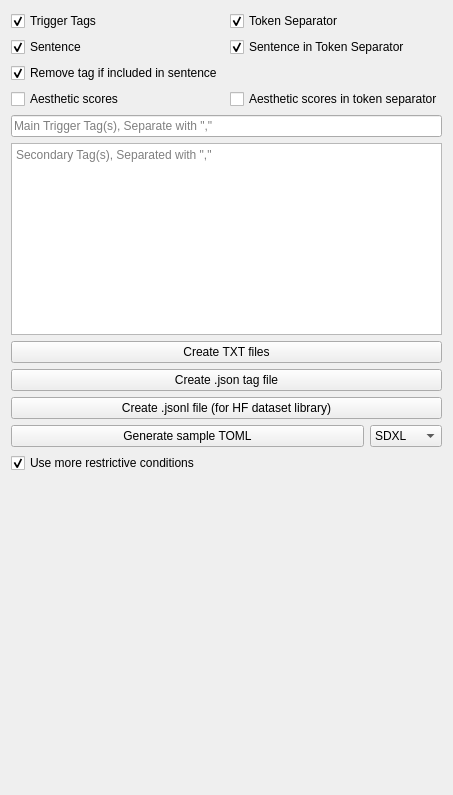
<?xml version="1.0" encoding="UTF-8"?>
<ui version="4.0">
 <class>Form</class>
 <widget class="QWidget" name="Form">
  <property name="geometry">
   <rect>
    <x>0</x>
    <y>0</y>
    <width>453</width>
    <height>795</height>
   </rect>
  </property>
  <property name="windowTitle">
   <string>Form</string>
  </property>
  <layout class="QVBoxLayout" name="verticalLayout">
   <item>
    <layout class="QGridLayout" name="gridLayout">
     <item row="0" column="1">
      <widget class="QCheckBox" name="checkBox_use_separator">
       <property name="sizePolicy">
        <sizepolicy hsizetype="Ignored" vsizetype="Fixed">
         <horstretch>0</horstretch>
         <verstretch>0</verstretch>
        </sizepolicy>
       </property>
       <property name="minimumSize">
        <size>
         <width>50</width>
         <height>0</height>
        </size>
       </property>
       <property name="toolTip">
        <string>&lt;html&gt;&lt;head/&gt;&lt;body&gt;&lt;p&gt;Use the token separator set in the setting. &lt;br/&gt;&lt;br/&gt;Useful for separating the trigger words (Kohya based trainers have a &amp;quot;use token separator&amp;quot; option). This allows you to have a variable length trigger word.&lt;br/&gt;&lt;br/&gt;if this is enabled, tags in the main and secondary are placed in front of the tags and the token separator is placed to separate it from the rest of the tag.&lt;br/&gt;&lt;/p&gt;&lt;p&gt;The tag order in main trigger tag(s) are unshuffled&lt;br/&gt;The tag order in secondary trigger tag(s) is shuffled&lt;br/&gt;The other tags are shuffled.&lt;br/&gt;&lt;br/&gt;Here's an example with &amp;quot;|||&amp;quot; as token separator, 1 main trigger word, and 3 secondary trigger word:  main_trigger tag, secondary_tag_3, secondary_tag_1, secondary_tag_2, |||, rest of the tags, ...&lt;/p&gt;&lt;/body&gt;&lt;/html&gt;</string>
       </property>
       <property name="text">
        <string>Token Separator</string>
       </property>
       <property name="checked">
        <bool>true</bool>
       </property>
      </widget>
     </item>
     <item row="0" column="0">
      <widget class="QCheckBox" name="checkBox_trigger_tags">
       <property name="sizePolicy">
        <sizepolicy hsizetype="Ignored" vsizetype="Fixed">
         <horstretch>0</horstretch>
         <verstretch>0</verstretch>
        </sizepolicy>
       </property>
       <property name="toolTip">
        <string>put trigger tags at the front</string>
       </property>
       <property name="text">
        <string>Trigger Tags</string>
       </property>
       <property name="checked">
        <bool>true</bool>
       </property>
      </widget>
     </item>
     <item row="1" column="1">
      <widget class="QCheckBox" name="checkBox_sentence_separator">
       <property name="sizePolicy">
        <sizepolicy hsizetype="Ignored" vsizetype="Fixed">
         <horstretch>0</horstretch>
         <verstretch>0</verstretch>
        </sizepolicy>
       </property>
       <property name="toolTip">
        <string>&lt;html&gt;&lt;head/&gt;&lt;body&gt;&lt;p&gt;Place sentence (caption) infront of the token separator.&lt;/p&gt;&lt;p&gt;Useful if you want natural language in the front of the tags&lt;/p&gt;&lt;/body&gt;&lt;/html&gt;</string>
       </property>
       <property name="text">
        <string>Sentence in Token Separator</string>
       </property>
       <property name="checked">
        <bool>true</bool>
       </property>
      </widget>
     </item>
     <item row="3" column="1">
      <widget class="QCheckBox" name="checkBox_aesthetic_score_in_token_separator">
       <property name="sizePolicy">
        <sizepolicy hsizetype="Ignored" vsizetype="Fixed">
         <horstretch>0</horstretch>
         <verstretch>0</verstretch>
        </sizepolicy>
       </property>
       <property name="toolTip">
        <string>Include the quality tags from the aesthetic scores and place them into the main trigger tag section.</string>
       </property>
       <property name="text">
        <string>Aesthetic scores in token separator</string>
       </property>
      </widget>
     </item>
     <item row="1" column="0">
      <widget class="QCheckBox" name="checkBox_use_sentence">
       <property name="sizePolicy">
        <sizepolicy hsizetype="Ignored" vsizetype="Fixed">
         <horstretch>0</horstretch>
         <verstretch>0</verstretch>
        </sizepolicy>
       </property>
       <property name="toolTip">
        <string>include any sentences/caption in the export.  If no captions were set, they're not added to the exported file(s)</string>
       </property>
       <property name="text">
        <string>Sentence</string>
       </property>
       <property name="checked">
        <bool>true</bool>
       </property>
      </widget>
     </item>
     <item row="2" column="0" colspan="2">
      <widget class="QCheckBox" name="checkBox_remove_tags_in_sentence">
       <property name="toolTip">
        <string>&lt;html&gt;&lt;head/&gt;&lt;body&gt;&lt;p&gt;Enable this to remove tags that are included in the sentence. This is to reduce potential duplicates in both the caption and tags.&lt;br/&gt;Example: &lt;br/&gt;caption: &amp;quot;1girl sitting on a chair thinking and contemplating life&amp;quot;&lt;br/&gt;tag: &amp;quot;1girl, solo, chair, sitting, red hair, green eyes, blue shirt&amp;quot;&lt;br/&gt;--&amp;gt; &lt;/p&gt;&lt;p&gt;caption and a shorter tag list is exported: caption + &amp;quot;solo, red hair, green eyes, blue shirt&amp;quot;&lt;/p&gt;&lt;/body&gt;&lt;/html&gt;</string>
       </property>
       <property name="text">
        <string>Remove tag if included in sentence</string>
       </property>
       <property name="checked">
        <bool>true</bool>
       </property>
      </widget>
     </item>
     <item row="3" column="0">
      <widget class="QCheckBox" name="checkBox_export_aesthetic_score">
       <property name="sizePolicy">
        <sizepolicy hsizetype="Ignored" vsizetype="Fixed">
         <horstretch>0</horstretch>
         <verstretch>0</verstretch>
        </sizepolicy>
       </property>
       <property name="toolTip">
        <string>&lt;html&gt;&lt;head/&gt;&lt;body&gt;&lt;p&gt;Lookup what aesthetic score values map to any quality tags, then export the aesthetic/quality tag with the other tags.&lt;/p&gt;&lt;/body&gt;&lt;/html&gt;</string>
       </property>
       <property name="text">
        <string>Aesthetic scores</string>
       </property>
       <property name="checked">
        <bool>false</bool>
       </property>
      </widget>
     </item>
    </layout>
   </item>
   <item>
    <widget class="QLineEdit" name="lineEdit_main_trigger_tag">
     <property name="minimumSize">
      <size>
       <width>50</width>
       <height>0</height>
      </size>
     </property>
     <property name="acceptDrops">
      <bool>true</bool>
     </property>
     <property name="toolTip">
      <string>&lt;html&gt;&lt;head/&gt;&lt;body&gt;&lt;p&gt;Tags in the main and secondary are placed in front of the other tags. Look at token separator if you want to use token separator with your exporting. You don't need token separator if the count of the trigger tags are constant.&lt;/p&gt;&lt;p&gt;You can add a * to a tag and it will add all variants to the selection. Example: hole* will add black hole, white hole, sinkhole, whole grain, ...&lt;/p&gt;&lt;p&gt;The tag order in main trigger tag(s) are unshuffled&lt;/p&gt;&lt;p&gt;The tag order in secondary trigger tag(s) is shuffled&lt;/p&gt;&lt;p&gt;The other tags are shuffled.&lt;/p&gt;&lt;p&gt;Here's an example with no token separator, 1 main trigger word, and 3 secondary trigger word: main_trigger tag, secondary_tag_3, secondary_tag_1, secondary_tag_2, rest of the tags, ...&lt;/p&gt;&lt;/body&gt;&lt;/html&gt;</string>
     </property>
     <property name="placeholderText">
      <string>Main Trigger Tag(s), Separate with &quot;,&quot;</string>
     </property>
    </widget>
   </item>
   <item>
    <widget class="QPlainTextEdit" name="plainTextEdit_secondary_trigger_tags">
     <property name="sizePolicy">
      <sizepolicy hsizetype="Preferred" vsizetype="Fixed">
       <horstretch>0</horstretch>
       <verstretch>0</verstretch>
      </sizepolicy>
     </property>
     <property name="minimumSize">
      <size>
       <width>50</width>
       <height>50</height>
      </size>
     </property>
     <property name="toolTip">
      <string>&lt;html&gt;&lt;head/&gt;&lt;body&gt;&lt;p&gt;Tags in the main and secondary are placed in front of the other tags. Look at token separator if you want to use token separator with your exporting. You don't need token separator if the count of the trigger tags are constant.&lt;/p&gt;&lt;p&gt;&lt;br/&gt;&lt;/p&gt;&lt;p&gt;You can add a * to a tag and it will add all variants to the selection. Example: hole* will add black hole, white hole, sinkhole, whole grain, ...&lt;/p&gt;&lt;p&gt;&lt;br/&gt;&lt;/p&gt;&lt;p&gt;The tag order in main trigger tag(s) are unshuffled&lt;/p&gt;&lt;p&gt;The tag order in secondary trigger tag(s) is shuffled&lt;/p&gt;&lt;p&gt;The other tags are shuffled.&lt;/p&gt;&lt;p&gt;&lt;br/&gt;&lt;/p&gt;&lt;p&gt;&lt;br/&gt;&lt;/p&gt;&lt;p&gt;Here's an example with no token separator, 1 main trigger word, and 3 secondary trigger word: main_trigger tag, secondary_tag_3, secondary_tag_1, secondary_tag_2, rest of the tags, ...&lt;/p&gt;&lt;/body&gt;&lt;/html&gt;</string>
     </property>
     <property name="sizeAdjustPolicy">
      <enum>QAbstractScrollArea::AdjustIgnored</enum>
     </property>
     <property name="backgroundVisible">
      <bool>false</bool>
     </property>
     <property name="placeholderText">
      <string>Secondary Tag(s), Separated with &quot;,&quot;</string>
     </property>
    </widget>
   </item>
   <item>
    <widget class="QPushButton" name="pushButton_txt_file">
     <property name="sizePolicy">
      <sizepolicy hsizetype="Minimum" vsizetype="Fixed">
       <horstretch>0</horstretch>
       <verstretch>0</verstretch>
      </sizepolicy>
     </property>
     <property name="minimumSize">
      <size>
       <width>50</width>
       <height>0</height>
      </size>
     </property>
     <property name="toolTip">
      <string>create a txt file containing the full tags, same as the first tab</string>
     </property>
     <property name="text">
      <string>Create TXT files</string>
     </property>
    </widget>
   </item>
   <item>
    <widget class="QPushButton" name="pushButton_json_tags_file">
     <property name="toolTip">
      <string>useful for checkpoints, makes a .json with the captions and tags. Exports like the meta_cap.json in Kohya.  You can run the meta_lat creator from Kohya directly on this exported json</string>
     </property>
     <property name="text">
      <string>Create .json tag file</string>
     </property>
    </widget>
   </item>
   <item>
    <widget class="QPushButton" name="pushButton_create_jsonl">
     <property name="text">
      <string>Create .jsonl file (for HF dataset library)</string>
     </property>
    </widget>
   </item>
   <item>
    <layout class="QGridLayout" name="gridLayout_6">
     <property name="bottomMargin">
      <number>0</number>
     </property>
     <item row="0" column="0">
      <widget class="QPushButton" name="pushButton_make_sample_toml">
       <property name="sizePolicy">
        <sizepolicy hsizetype="Expanding" vsizetype="Fixed">
         <horstretch>0</horstretch>
         <verstretch>0</verstretch>
        </sizepolicy>
       </property>
       <property name="toolTip">
        <string>&lt;html&gt;&lt;head/&gt;&lt;body&gt;&lt;p&gt;Click on this button to generate a toml that can be used by the trainer to generate the samples. It does some calculations to make a distribution weighted by the &amp;quot;complexity&amp;quot; of the image, and then it samples tags from some images until it fills the sample size (default is 10)&lt;/p&gt;&lt;/body&gt;&lt;/html&gt;</string>
       </property>
       <property name="text">
        <string>Generate sample TOML</string>
       </property>
      </widget>
     </item>
     <item row="0" column="1">
      <widget class="QComboBox" name="comboBox_toml_resolution">
       <property name="sizePolicy">
        <sizepolicy hsizetype="Minimum" vsizetype="Fixed">
         <horstretch>0</horstretch>
         <verstretch>0</verstretch>
        </sizepolicy>
       </property>
       <property name="toolTip">
        <string>&lt;html&gt;&lt;head/&gt;&lt;body&gt;&lt;p&gt;this defines the base output resolution in the toml (using buckets)&lt;/p&gt;&lt;p&gt;SDXL: (1024, 1024)&lt;/p&gt;&lt;p&gt;SD1.5: (768, 768)&lt;/p&gt;&lt;p&gt;SD1.0: (512, 512)&lt;/p&gt;&lt;p&gt;Custom Resolution: (modify in setting)&lt;/p&gt;&lt;/body&gt;&lt;/html&gt;</string>
       </property>
       <item>
        <property name="text">
         <string>SDXL</string>
        </property>
       </item>
       <item>
        <property name="text">
         <string>SD1.5</string>
        </property>
       </item>
       <item>
        <property name="text">
         <string>SD1.0</string>
        </property>
       </item>
       <item>
        <property name="text">
         <string>Custom</string>
        </property>
       </item>
      </widget>
     </item>
     <item row="1" column="0" colspan="2">
      <widget class="QCheckBox" name="checkBox_restrictive_candidates">
       <property name="text">
        <string>Use more restrictive conditions</string>
       </property>
       <property name="checked">
        <bool>true</bool>
       </property>
      </widget>
     </item>
    </layout>
   </item>
   <item>
    <spacer name="verticalSpacer">
     <property name="orientation">
      <enum>Qt::Vertical</enum>
     </property>
     <property name="sizeHint" stdset="0">
      <size>
       <width>20</width>
       <height>40</height>
      </size>
     </property>
    </spacer>
   </item>
  </layout>
 </widget>
 <resources/>
 <connections/>
</ui>
